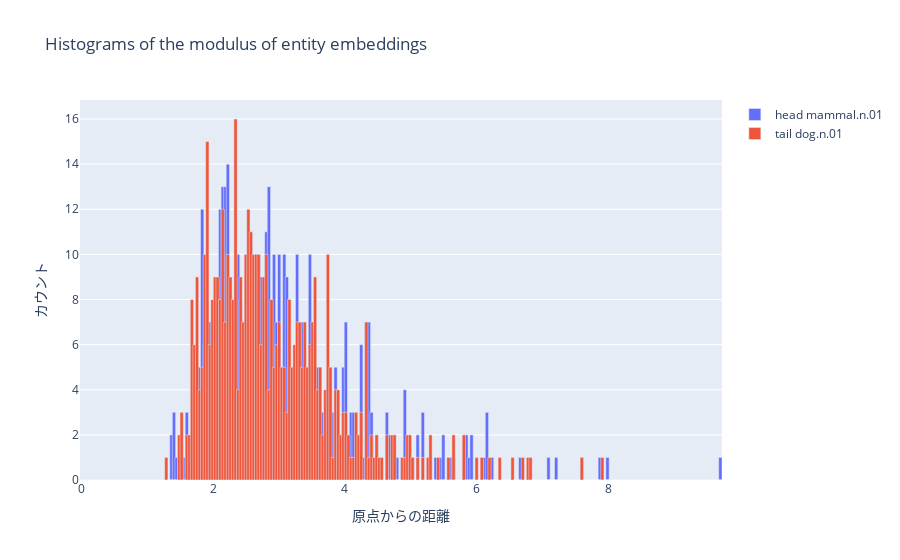

The notebook cell saved with this chart:
### Code cell
# headとtailの各座標を計算
phase_head, mod_head = np.split(entity_embedding[head_id], 2)
phase_tail, mod_tail = np.split(entity_embedding[tail_id], 2)

# ログ変換と極座標への変換
mod_head = np.log(np.abs(mod_head)) * np.sign(mod_head)
mod_tail = np.log(np.abs(mod_tail)) * np.sign(mod_tail)

phase_head = phase_head / embedding_range * np.pi
phase_tail = phase_tail / embedding_range * np.pi

# 極座標から直交座標への変換
x_head, y_head = mod_head * np.cos(phase_head), mod_head * np.sin(phase_head)
x_tail, y_tail = mod_tail * np.cos(phase_tail), mod_tail * np.sin(phase_tail)

# 距離の計算
distance_head = np.sqrt(x_head**2 + y_head**2)
distance_tail = np.sqrt(x_tail**2 + y_tail**2)

# 指定された区間で均等に分割
bin_edges = np.linspace(0, np.max([np.max(distance_head), np.max(distance_tail)]), num_bins + 1)

# ヒストグラムの作成
hist_head = np.histogram(distance_head, bins=bin_edges)
hist_tail = np.histogram(distance_tail, bins=bin_edges)

# Plotlyを使用してヒストグラムをプロット
fig = go.Figure()

# Head Entityのヒストグラム
fig.add_trace(go.Bar(x=hist_head[1][:-1], y=hist_head[0], name="head "+entities_dict[head_id], opacity=1.0, width=0.05))

# Tail Entityのヒストグラム
fig.add_trace(go.Bar(x=hist_tail[1][:-1], y=hist_tail[0], name="tail "+entities_dict[tail_id], opacity=1.0, width=0.05))

# レイアウトの設定
fig.update_layout(
    title='Histograms of the modulus of entity embeddings',
    xaxis=dict(title='原点からの距離'),
    yaxis=dict(title='カウント'),
    barmode='overlay',  # HeadとTailのヒストグラムをオーバーレイ
)

# プロットの表示
fig.show()

### Figure 1 — Plotly figure (JSON) as saved in the notebook; plotly's stock layout.template omitted (floating-point values rounded to 4 significant figures; data arrays with more than 128 entries replaced by an {"elided": "..."} marker saying what was removed)
{"data": [{"name": "head mammal.n.01", "opacity": 1, "type": "bar", "width": 0.05, "x": {"elided": "250 float values"}, "y": {"elided": "250 int values"}}, {"name": "tail dog.n.01", "opacity": 1, "type": "bar", "width": 0.05, "x": {"elided": "250 float values"}, "y": {"elided": "250 int values"}}], "layout": {"barmode": "overlay", "title": {"text": "Histograms of the modulus of entity embeddings"}, "xaxis": {"title": {"text": "原点からの距離"}}, "yaxis": {"title": {"text": "カウント"}}}}
